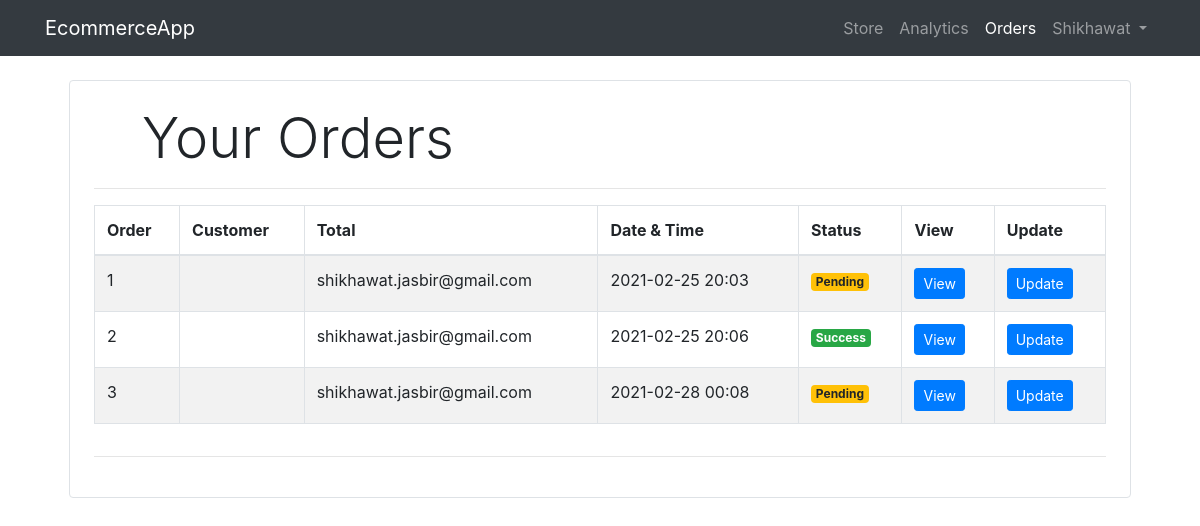
The page /orders/ (signed in) on the database its author committed.
### account/models/customer.py (models this page shows, shortened)
class Customer(models.Model):
    first_name = models.CharField(max_length=30)
    last_name = models.CharField(max_length=30)
    phone = models.CharField(max_length=13)
    email = models.EmailField(unique=True)
    password = models.CharField(max_length=255)
    date_joined = models.DateTimeField(verbose_name="date joined", auto_now_add=True)
    last_login = models.DateTimeField(verbose_name="last login", auto_now=True)

### orders/models/order.py (models this page shows, shortened)
class Order(models.Model):
    customer = models.ForeignKey(Customer, on_delete=models.CASCADE)
    total_price = models.FloatField()
    date = models.DateTimeField(auto_now_add=True)
    status = models.BooleanField(default=False)
    address = models.CharField(
        "Address",
        max_length=1024,
    )
    zip_code = models.CharField(
        "ZIP / Postal code",
        max_length=12,
    )
    city = models.CharField(
        "City",
        max_length=1024,
    )
    state = models.CharField(
        "State",
        max_length=1024
    )
    country = models.CharField(
        "Country",
        max_length=1024,
    )
    @staticmethod
    def get_all_orders():
        return Order.objects.all()

### orders/views/orders.py (the view, shortened to what this page needs)
# urls.py: path('', views.Orders.as_view(), name='orders'),
class Orders(View):
    def get(self, request):
        if request.session.get('user_type') == 'seller':
            orders = Order.get_all_orders()
            return render(request, 'orders/seller.html', {'orders':orders})
        else:
            customer_id = request.session.get('user_id')
            orders = Order.get_orders_by_customer_id(customer_id)
            return render(request, 'orders/customer.html', {'orders': orders})

### dashboard/templatetags/dashboard_filters.py (called while the page is built)
@register.filter(name = 'currency')
def currency(price):
    return format_currency(price, 'INR', locale='en_IN')

@register.filter(name='is_seller')
def is_seller(request):
    if request.session.get('user_id'):
        if request.session.get('user_type')=="seller":
            return True
    return False

### orders/templates/orders/seller.html (shortened to what this page needs)
{% extends 'dashboard/base.html' %}
{% block content %}
{% load dashboard_filters %}
{% load cart_filters %}
<div class="container">
    <div class="border rounded p-4 m-4">
         <p class="display-4 pl-4 ml-4">Your Orders</p>
         <hr>
         <div class="table-responsive">
         <table id="orders" class="table table-striped table-bordered">
             <thead>
                 <tr>
                     <th>Order</th>
                     <th>Customer</th>
                     <th>Total</th>
                     <th>Date & Time</th>
                     <th>Status</th>
                     <th>View</th>
                     <th>Update</th>
                 </tr>
             </thead>
             <tbody>
            {% for order in orders %}
            <tr>
                <td>{{forloop.counter}}</td>
                <td>{{order.total_price|currency}}</td>
                <td>{{order.customer.email}}</td>
                <td>{{order.date|date:'Y-m-d H:i'}}</td>
                <td>
                    {% if order.status %}
                    <span class="badge badge-success">Success</span>
                    {% else %}
                    <span class="badge badge-warning">Pending</span>
                    {% endif %}
                </td>
                <td>
                    <form target="_blank" action="{% url 'view-order' %}" method="GET">
                        <input type="submit" value="View" class="btn btn-sm btn-primary"/>
                    </form>
                </td>
                <td>
                    <form action="" method="post">
                        <input type="submit" value="Update" class="btn btn-sm btn-primary"/>
                    </form>
                </td>
            </tr>
            {% endfor %}
        </tbody>
    </table>
</div>
    <hr>
</div>
</div>
{% endblock content %}

### dashboard/templates/dashboard/navbar.html (shortened to what this page needs)
{% load static %}
{% load dashboard_filters %}
{% url 'home' as home_url %}
{% url 'cart' as cart_url %}
{% url 'analytics' as analytics_url %}
{% url 'orders' as orders_url %}
<nav class="navbar navbar-expand-lg navbar-dark bg-dark fixed-top">
    <div class="container">
      <a class="navbar-brand" href="{{home_url}}">EcommerceApp</a>
      <div class="collapse navbar-collapse" id="navbarResponsive">
        <ul class="navbar-nav ml-auto">
          {% if not request|is_seller %}
          <li class="nav-item">
            <form class="form-inline" action="/" method="get">
              <input class="input-sm form-control mr-sm-2" type="search" name="q" placeholder="Search" aria-label="Search">
              <button class="btn btn-sm btn-primary my-2 my-sm-0" type="submit">Search</button>
            </form>
          </li>
          <li class="nav-item {% if request.get_full_path == home_url %} active {% endif %}">
            <a class="nav-link" href="{{home_url}}">Store
              <span class="sr-only">(current)</span>
            </a>
          </li>
          <li class="nav-item {% if request.get_full_path == cart_url %} active {% endif %}">
            <a class="nav-link" href="{{cart_url}}">Cart
            <span class="badge badge-primary">{{request.session.cart.keys|length}}</span>
            </a>
          </li>
          {% else %}
          <li class="nav-item {% if request.get_full_path == home_url %} active {% endif %}">
            <a class="nav-link" href="{{home_url}}">Store
            </a>
          </li>
          <li class="nav-item {% if request.get_full_path == analytics_url %} active {% endif %}">
            <a class="nav-link" href="{{analytics_url}}">Analytics
            </a>
          </li>
          {% endif %}
          {% if request.session.user_id %}
          <li class="nav-item {% if request.get_full_path == orders_url %} active {% endif %}">
            <a class="nav-link" href="{{orders_url}}">Orders</a>
          </li>
          <li class="nav-item dropdown">
            <a class="nav-link dropdown-toggle" data-toggle="dropdown" href="#" role="button" aria-haspopup="true" aria-expanded="false">
              {{request.session.user_name}}
            </a>
          </li>
          {% endif %}
        </ul>
      </div>
    </div>
  </nav>

### dashboard/static/dashboard/css/index.css (style rules this page uses)
body { padding-top: 56px; }

### rows shown on the page
Customer: session.user_name "Shikhawat"
Order: customer.email "shikhawat.jasbir@gmail.com", date "2021-02-25 20:03", status "Pending"
Order: customer.email "shikhawat.jasbir@gmail.com", date "2021-02-25 20:06", status "Success"
Order: customer.email "shikhawat.jasbir@gmail.com", date "2021-02-28 00:08", status "Pending"
